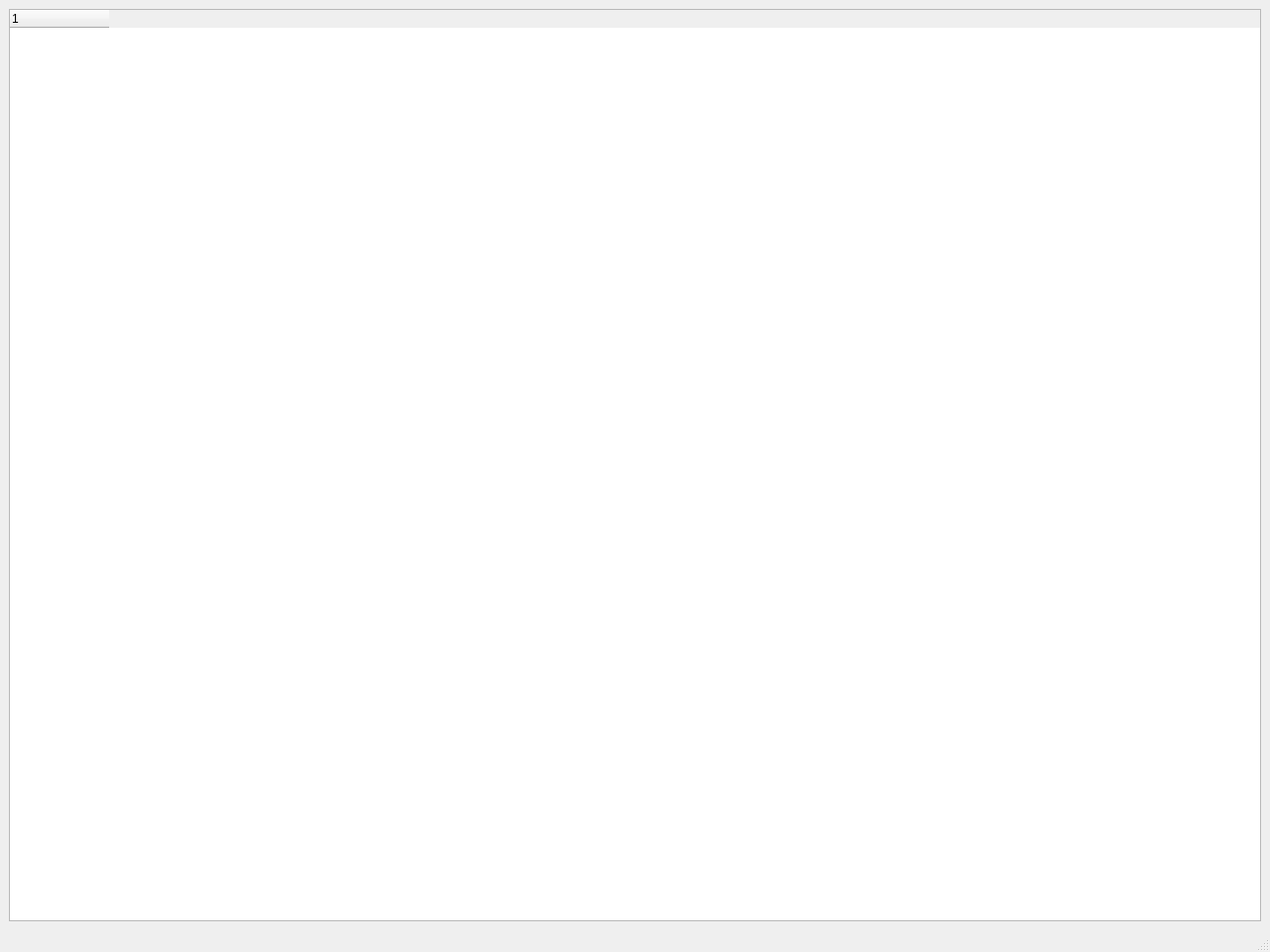
<?xml version="1.0" encoding="UTF-8"?>
<ui version="4.0">
 <class>MainWindow</class>
 <widget class="QMainWindow" name="MainWindow">
  <property name="geometry">
   <rect>
    <x>0</x>
    <y>0</y>
    <width>1280</width>
    <height>960</height>
   </rect>
  </property>
  <property name="sizePolicy">
   <sizepolicy hsizetype="Expanding" vsizetype="Expanding">
    <horstretch>0</horstretch>
    <verstretch>0</verstretch>
   </sizepolicy>
  </property>
  <property name="maximumSize">
   <size>
    <width>16777215</width>
    <height>16777215</height>
   </size>
  </property>
  <property name="windowTitle">
   <string>Lua Profiler Json Viewer</string>
  </property>
  <property name="layoutDirection">
   <enum>Qt::LeftToRight</enum>
  </property>
  <widget class="QWidget" name="centralwidget">
   <property name="sizePolicy">
    <sizepolicy hsizetype="Expanding" vsizetype="Expanding">
     <horstretch>0</horstretch>
     <verstretch>0</verstretch>
    </sizepolicy>
   </property>
   <property name="maximumSize">
    <size>
     <width>16777215</width>
     <height>16777215</height>
    </size>
   </property>
   <layout class="QGridLayout" name="gridLayout">
    <item row="0" column="0">
     <widget class="QTreeWidget" name="treeWidget">
      <property name="sizePolicy">
       <sizepolicy hsizetype="Expanding" vsizetype="Expanding">
        <horstretch>0</horstretch>
        <verstretch>0</verstretch>
       </sizepolicy>
      </property>
      <attribute name="headerCascadingSectionResizes">
       <bool>true</bool>
      </attribute>
      <attribute name="headerStretchLastSection">
       <bool>false</bool>
      </attribute>
      <column>
       <property name="text">
        <string notr="true">1</string>
       </property>
      </column>
     </widget>
    </item>
   </layout>
  </widget>
  <widget class="QMenuBar" name="menubar">
   <property name="geometry">
    <rect>
     <x>0</x>
     <y>0</y>
     <width>1280</width>
     <height>21</height>
    </rect>
   </property>
  </widget>
  <widget class="QStatusBar" name="statusbar">
   <property name="sizePolicy">
    <sizepolicy hsizetype="Expanding" vsizetype="Expanding">
     <horstretch>0</horstretch>
     <verstretch>0</verstretch>
    </sizepolicy>
   </property>
  </widget>
 </widget>
 <resources/>
 <connections/>
</ui>
